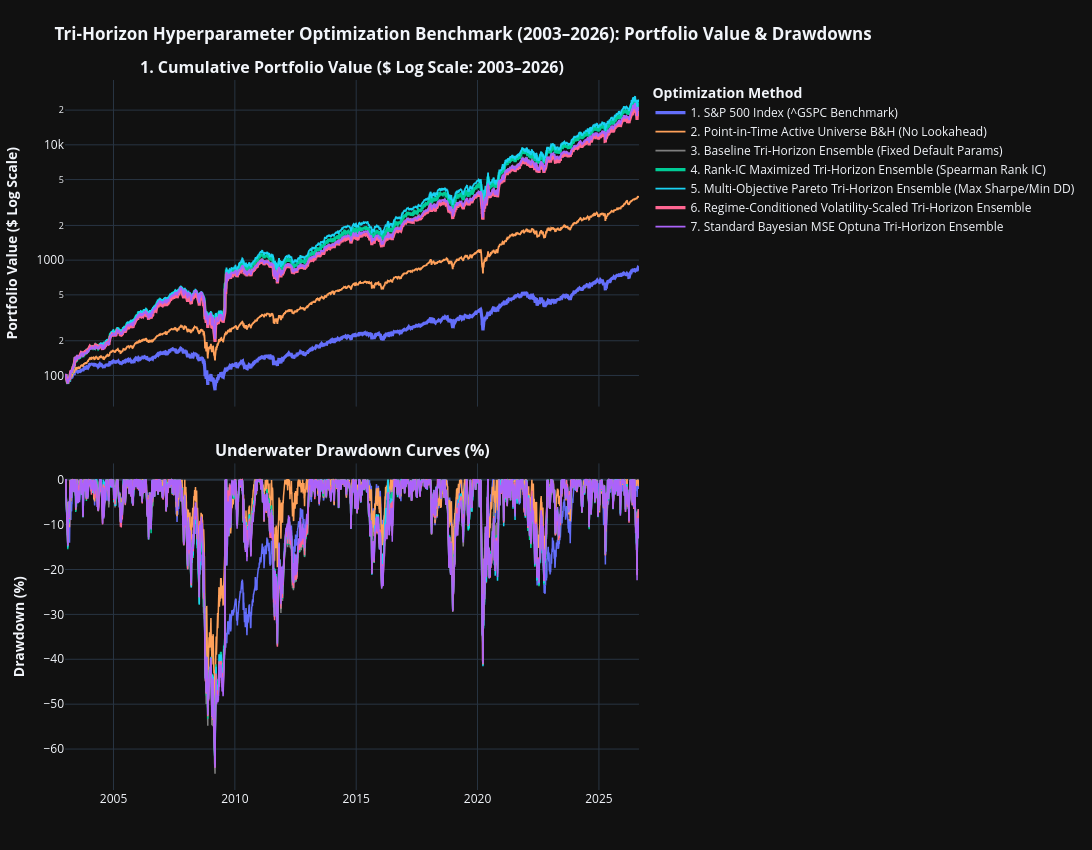

Notebook cell for this chart:
### Markdown cell above
## 5. Visualizer 1: Cumulative Portfolio Value ($ Log Scale) & Underwater Drawdowns

### Code cell
fig1 = make_subplots(rows=2, cols=1, shared_xaxes=True, vertical_spacing=0.08,
                     subplot_titles=('<b>1. Cumulative Portfolio Value ($ Log Scale: 2003–2026)</b>',
                                     '<b>Underwater Drawdown Curves (%)</b>'))

palette = [
    '#636EFA',  # 1. SP500
    '#FFA15A',  # 2. Active Universe B&H
    '#7F7F7F',  # 3. Baseline Tri-Horizon
    '#00CC96',  # 4. Rank-IC Maximized (Hero 1)
    '#19D3F3',  # 5. Multi-Objective Pareto
    '#FF6692',  # 6. Regime-Conditioned Vol-Scaled (Hero 2)
    '#AB63FA'   # 7. Standard MSE Optuna
]

for idx, (name, s) in enumerate(curves.items()):
    c = palette[idx % len(palette)]
    is_hero = ('Rank-IC' in name or 'Regime-Conditioned' in name or 'S&P 500' in name)
    fig1.add_trace(go.Scatter(
        x=df_master_curves['date'], y=s, name=name,
        line=dict(color=c, width=3.2 if is_hero else 1.8)
    ), row=1, col=1)
    
    dd = ((s - s.cummax()) / s.cummax()) * 100.0
    fig1.add_trace(go.Scatter(
        x=df_master_curves['date'], y=dd, name=f"{name} DD", showlegend=False,
        line=dict(color=c, width=1.5)
    ), row=2, col=1)

fig1.update_yaxes(type="log", row=1, col=1, title="<b>Portfolio Value ($ Log Scale)</b>")
fig1.update_yaxes(row=2, col=1, title="<b>Drawdown (%)</b>")

fig1.update_layout(
    template='plotly_dark', width=1200, height=850,
    title='<b>Tri-Horizon Hyperparameter Optimization Benchmark (2003–2026): Portfolio Value & Drawdowns</b>',
    margin=dict(l=60, r=320, t=80, b=60),
    legend=dict(orientation='v', yanchor='top', y=1.0, xanchor='left', x=1.02, title=dict(text='<b>Optimization Method</b>'))
)
fig1.show()

### Figure 1 — Plotly figure (JSON) as saved in the notebook; plotly's stock layout.template omitted (floating-point values rounded to 4 significant figures; data arrays with more than 128 entries replaced by an {"elided": "..."} marker saying what was removed)
{"data": [{"line": {"color": "#636EFA", "width": 3.2}, "name": "1. S&P 500 Index (^GSPC Benchmark)", "type": "scatter", "x": {"elided": "5951 str values"}, "xaxis": "x", "y": {"elided": "5951 float values"}, "yaxis": "y"}, {"line": {"color": "#636EFA", "width": 1.5}, "name": "1. S&P 500 Index (^GSPC Benchmark) DD", "showlegend": false, "type": "scatter", "x": {"elided": "5951 str values"}, "xaxis": "x2", "y": {"elided": "5951 float values"}, "yaxis": "y2"}, {"line": {"color": "#FFA15A", "width": 1.8}, "name": "2. Point-in-Time Active Universe B&H (No Lookahead)", "type": "scatter", "x": {"elided": "5951 str values"}, "xaxis": "x", "y": {"elided": "5951 float values"}, "yaxis": "y"}, {"line": {"color": "#FFA15A", "width": 1.5}, "name": "2. Point-in-Time Active Universe B&H (No Lookahead) DD", "showlegend": false, "type": "scatter", "x": {"elided": "5951 str values"}, "xaxis": "x2", "y": {"elided": "5951 float values"}, "yaxis": "y2"}, {"line": {"color": "#7F7F7F", "width": 1.8}, "name": "3. Baseline Tri-Horizon Ensemble (Fixed Default Params)", "type": "scatter", "x": {"elided": "5951 str values"}, "xaxis": "x", "y": {"elided": "5951 float values"}, "yaxis": "y"}, {"line": {"color": "#7F7F7F", "width": 1.5}, "name": "3. Baseline Tri-Horizon Ensemble (Fixed Default Params) DD", "showlegend": false, "type": "scatter", "x": {"elided": "5951 str values"}, "xaxis": "x2", "y": {"elided": "5951 float values"}, "yaxis": "y2"}, {"line": {"color": "#00CC96", "width": 3.2}, "name": "4. Rank-IC Maximized Tri-Horizon Ensemble (Spearman Rank IC)", "type": "scatter", "x": {"elided": "5951 str values"}, "xaxis": "x", "y": {"elided": "5951 float values"}, "yaxis": "y"}, {"line": {"color": "#00CC96", "width": 1.5}, "name": "4. Rank-IC Maximized Tri-Horizon Ensemble (Spearman Rank IC) DD", "showlegend": false, "type": "scatter", "x": {"elided": "5951 str values"}, "xaxis": "x2", "y": {"elided": "5951 float values"}, "yaxis": "y2"}, {"line": {"color": "#19D3F3", "width": 1.8}, "name": "5. Multi-Objective Pareto Tri-Horizon Ensemble (Max Sharpe/Min DD)", "type": "scatter", "x": {"elided": "5951 str values"}, "xaxis": "x", "y": {"elided": "5951 float values"}, "yaxis": "y"}, {"line": {"color": "#19D3F3", "width": 1.5}, "name": "5. Multi-Objective Pareto Tri-Horizon Ensemble (Max Sharpe/Min DD) DD", "showlegend": false, "type": "scatter", "x": {"elided": "5951 str values"}, "xaxis": "x2", "y": {"elided": "5951 float values"}, "yaxis": "y2"}, {"line": {"color": "#FF6692", "width": 3.2}, "name": "6. Regime-Conditioned Volatility-Scaled Tri-Horizon Ensemble", "type": "scatter", "x": {"elided": "5951 str values"}, "xaxis": "x", "y": {"elided": "5951 float values"}, "yaxis": "y"}, {"line": {"color": "#FF6692", "width": 1.5}, "name": "6. Regime-Conditioned Volatility-Scaled Tri-Horizon Ensemble DD", "showlegend": false, "type": "scatter", "x": {"elided": "5951 str values"}, "xaxis": "x2", "y": {"elided": "5951 float values"}, "yaxis": "y2"}, {"line": {"color": "#AB63FA", "width": 1.8}, "name": "7. Standard Bayesian MSE Optuna Tri-Horizon Ensemble", "type": "scatter", "x": {"elided": "5951 str values"}, "xaxis": "x", "y": {"elided": "5951 float values"}, "yaxis": "y"}, {"line": {"color": "#AB63FA", "width": 1.5}, "name": "7. Standard Bayesian MSE Optuna Tri-Horizon Ensemble DD", "showlegend": false, "type": "scatter", "x": {"elided": "5951 str values"}, "xaxis": "x2", "y": {"elided": "5951 float values"}, "yaxis": "y2"}], "layout": {"annotations": [{"font": {"size": 16}, "showarrow": false, "text": "<b>1. Cumulative Portfolio Value ($ Log Scale: 2003–2026)</b>", "x": 0.5, "xanchor": "center", "xref": "paper", "y": 1.0, "yanchor": "bottom", "yref": "paper"}, {"font": {"size": 16}, "showarrow": false, "text": "<b>Underwater Drawdown Curves (%)</b>", "x": 0.5, "xanchor": "center", "xref": "paper", "y": 0.46, "yanchor": "bottom", "yref": "paper"}], "height": 850, "legend": {"orientation": "v", "title": {"text": "<b>Optimization Method</b>"}, "x": 1.02, "xanchor": "left", "y": 1.0, "yanchor": "top"}, "margin": {"b": 60, "l": 60, "r": 320, "t": 80}, "title": {"text": "<b>Tri-Horizon Hyperparameter Optimization Benchmark (2003–2026): Portfolio Value & Drawdowns</b>"}, "width": 1200, "xaxis": {"anchor": "y", "domain": [0.0, 1.0], "matches": "x2", "showticklabels": false}, "xaxis2": {"anchor": "y2", "domain": [0.0, 1.0]}, "yaxis": {"anchor": "x", "domain": [0.54, 1.0], "title": {"text": "<b>Portfolio Value ($ Log Scale)</b>"}, "type": "log"}, "yaxis2": {"anchor": "x2", "domain": [0.0, 0.46], "title": {"text": "<b>Drawdown (%)</b>"}}}}
